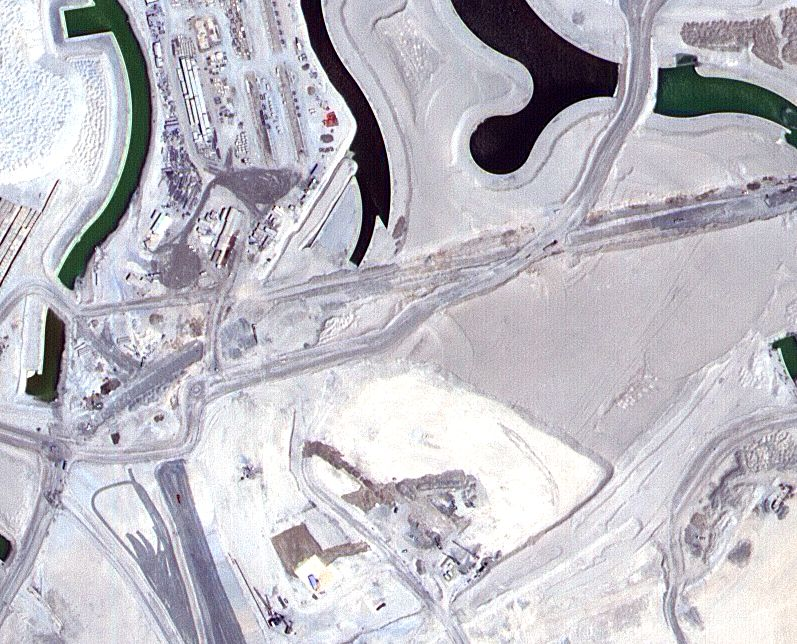
#> input picture data/original/1/images/image_part_001.jpg, 797 x 644 px
$ jupyter execute haralick_segmentation.ipynb
#> lines starting #> are read from the running program, lines starting #| are printed output that depends on the picture; after the words box and inside, x2 and y2 are one past the last pixel; in counts of white or black regions, pixels touching at a corner belong together
#| (644, 797, 3)
### haralick.py
# ========================================================================
# Author: Rafael Zimmer
# nUsp: 12542612

# About:
# This file contains code for the Assignment 5, which serves as a study for different
# image descriptors and morphology
# ========================================================================
import imageio
import numpy as np
from numba import njit


def rmse(original: np.ndarray, reference: np.ndarray) -> float:
    """Simple implementation of Root Mean Squared Error for two N dimensional numpy arrays."""
    return np.sqrt(((original - reference) ** 2).mean())


# [39 lines left out: functions normalize_image, normalize_array, euclidean, grayscale, not called in this run]


@njit
def binarize(image, threshold_value):
    """Binarizes a grayscale image based on a given threshold value, setting values to 1 or 0 accordingly."""
    binarized = np.where(image > threshold_value, 1, 0)

    return binarized


@njit
def transform(image, kind, kernel=np.ones((3, 3))):
    """Simple image transformation using one of two available filter functions: Erosion and Dilation.

    Args:
        image:
        kind: Can be either 'erosion', in which case the :func:np.max function is called,
        or 'dilation', when :func:np.min is used instead.
        kernel: n x n kernel with shape < :attr:image.shape, to be used when applying convolution to original image

    Returns:

    """
    if kind == "erosion":
        constant = 1
        apply = np.max
    else:
        constant = 0
        apply = np.min

    center_x, center_y = (x // 2 for x in kernel.shape)

    # Use padded image when applying convolotion to not go out of bounds of the original the image
    transformed = np.zeros(image.shape, dtype=np.uint8)
    padded = np.pad(image, 1, 'constant', constant_values=constant)

    for x in range(center_x, padded.shape[0] - center_x):
        for y in range(center_y, padded.shape[1] - center_y):

            center = padded[x - center_x: x + center_x + 1, y - center_y: y + center_y + 1]
            # Apply transformation method to the centered section of the image
            transformed[x - center_x, y - center_y] = apply(center[kernel == 1])

    return transformed


@njit
def opening_filter(image, kernel=np.ones((3, 3))):
    """Opening filter, defined as the sequence of erosion and then a dilation filter on the same image."""
    return transform(
        transform(image, 'dilation', kernel),
        'erosion', kernel
    )


# [7 lines left out: function closing_filter, not called in this run]


@njit
def binary_mask(image_gray, image_map):
    """Apply binary mask, or thresholding based on bit mask value (mapping mask is 1 or 0)."""
    true_mask, false_mask = np.array(image_gray, copy=True), np.array(image_gray, copy=True)
    true_mask[image_map == 1] = 1
    false_mask[image_map == 0] = 0

    return true_mask, false_mask


@njit
def matrix_concurrency(image, coordinate):
    """Calculate sample co-occurrence matrix based on input image as well as selected coordinates on image.
    Implementation is made using basic iteration, as function to be performed (np.max) is non-linear and therefore
    not usable on the Fourier Transform domain."""
    matrix = np.zeros([np.max(image) + 1, np.max(image) + 1])

    offset_x, offset_y = coordinate[0], coordinate[1]

    for x in range(1, image.shape[0] - 1):
        for y in range(1, image.shape[1] - 1):

            base_pixel = image[x, y]
            offset_pixel = image[x + offset_x, y + offset_y]

            matrix[base_pixel, offset_pixel] += 1

    return matrix / np.sum(matrix)


@njit
def haralick_descriptors(matrix):
    """Calculates all 8 Haralick descriptors based on co-occurence input matrix.
    All descriptors are as follows:
    Maximum probability, Inverse Difference, Homogeneity, Entropy, Energy, Dissimilarity, Contrast and Correlation

    Args:
        matrix: Co-occurence matrix to use as base for calculating descriptors.

    Returns:
        Reverse ordered list of resulting descriptors
    """
    # Function np.indices could be used for bigger input types, but np.ogrid works just fine
    i, j = np.ogrid[0:matrix.shape[0], 0:matrix.shape[1]]  # np.indices()

    # Pre-calculate frequent multiplication and subtraction
    prod = np.multiply(i, j)
    sub = np.subtract(i, j)

    # Calculate numerical value of Maximum Probability
    maximum_prob = np.max(matrix)
    # Using the definition for each descriptor individually to calculate its matrix
    correlation = prod * matrix
    energy = np.power(matrix, 2)
    contrast = matrix * np.power(sub, 2)

    dissimilarity = matrix * np.abs(sub)
    inverse_difference = matrix / (1 + np.abs(sub))
    homogeneity = matrix / (1 + np.power(sub, 2))
    entropy = -(matrix[matrix > 0] * np.log(matrix[matrix > 0]))

    # Sum values for descriptors ranging from the first one to the last, as all are their respective origin matrix
    # and not the resulting value yet.
    descriptors = [maximum_prob, correlation.sum(), energy.sum(), contrast.sum(),
                   dissimilarity.sum(),  inverse_difference.sum(), homogeneity.sum(), entropy.sum()]
    return descriptors


@njit
def get_descriptors(masks, coordinate):
    """Calculate all Haralick descriptors for a sequence of different co-occurrence matrices, given input
    masks and coordinates."""

    descriptors = list()
    for mask in masks:
        descriptors.append(haralick_descriptors(
            matrix_concurrency(mask, coordinate))
        )
    # Concatenate each individual descriptor into one single list containing sequence of descriptors
    return np.concatenate(descriptors, axis=None)


# [65 lines left out: functions euclidean, get_distances, main, not called in this run]


# [2 lines that do not run on import are left out]

### haralick_segmentation.ipynb
[cell 1]
import numpy as np
import imageio
import pandas as pd

[cell 2]
from haralick import get_descriptors, opening_filter, closing_filter, binarize, binary_mask

[cell 3]
def euclidean(point_1: np.ndarray, point_2: np.ndarray):
    """Simple method for calculating the euclidean distance between two points, with type np.ndarray."""
    return np.sqrt(np.sum(np.square(point_1 - point_2)))


def grayscale(image: np.ndarray) -> np.ndarray:
    """Uses luminance weights to transform RGB channel to greyscale, by
    taking the dot product between the channel and the weights."""
    return np.dot(image[:, :, 0:3], [0.299, 0.587, 0.114]).astype(np.uint8)
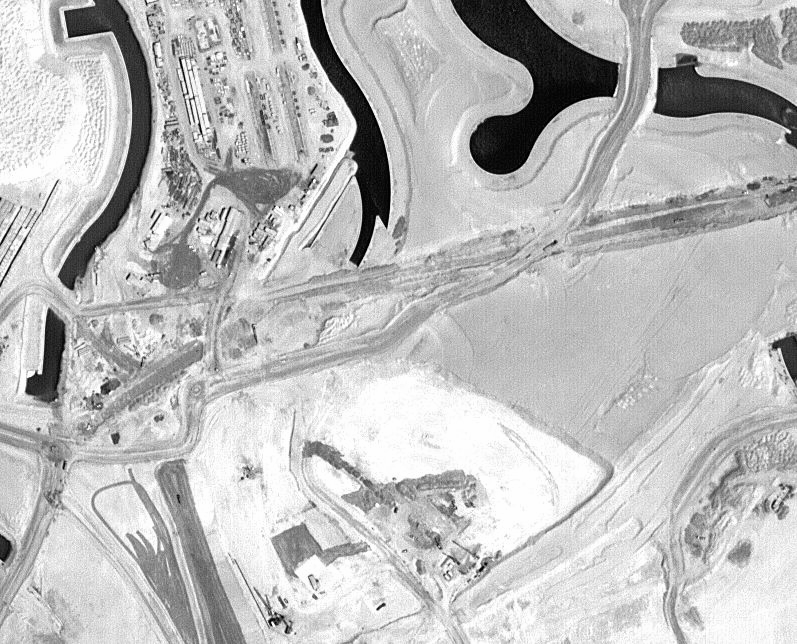
#> returned value: shape (644, 797); min 0, max 254, mean 189

[cell 4]
# [9 lines left out: function convolve, not called in this run]

[cell 5]
def generate_filters(image, mask, total_filters, threshold, is_opening, q_value):
    gray = grayscale(image)
    threshold = binarize(gray, threshold)
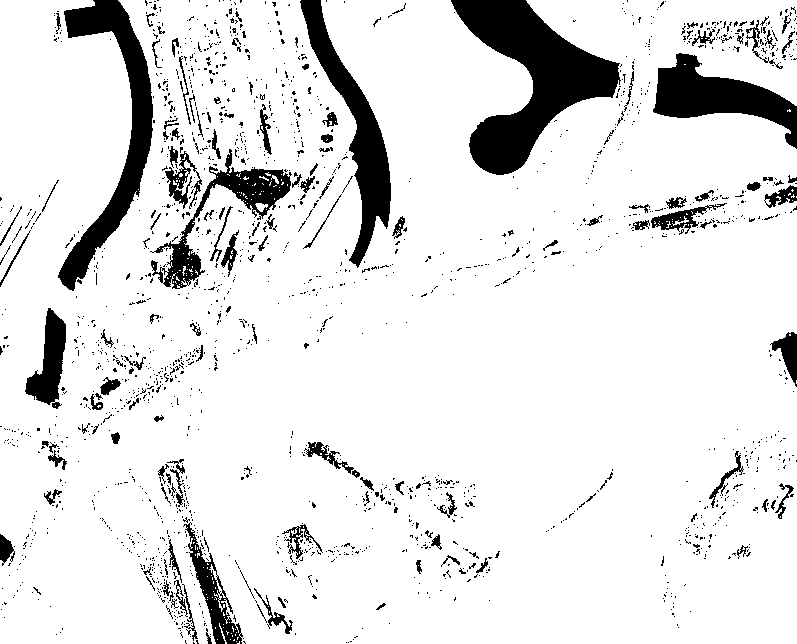
#> threshold: shape (644, 797) int64; values 0 (black) and 1 (white), 88.9% white; 1853 black regions (1707 under 20 px), largest, box (x1, y1, x2, y2) and area: (451, 0, 621, 175) 12554, (58, 0, 153, 291) 7559, (300, 0, 391, 268) 6227

    morphological = opening_filter(threshold) if is_opening else closing_filter(threshold)
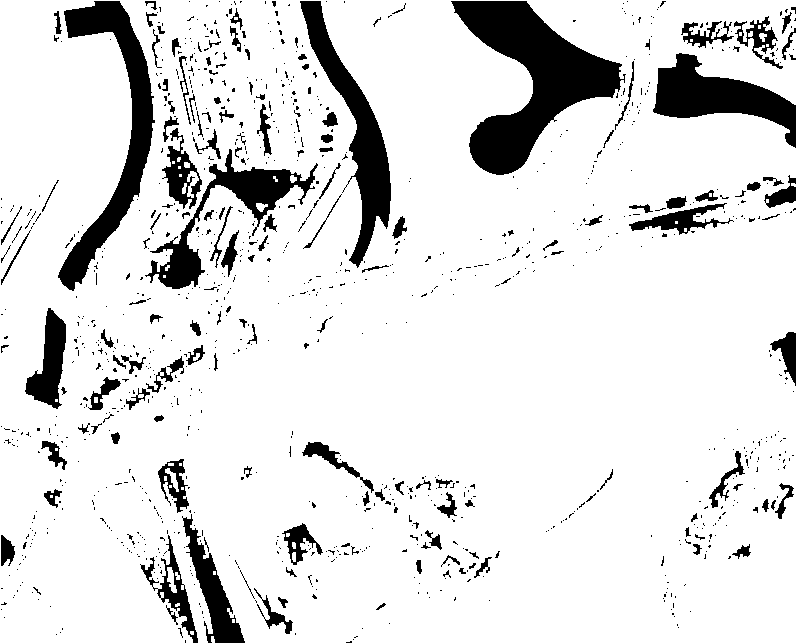
#> morphological: shape (644, 797); values 0 (black) and 1 (white), 87.7% white; 1071 black regions (918 under 20 px), largest, box (x1, y1, x2, y2) and area: (451, 1, 626, 175) 12549, (58, 1, 155, 291) 7603, (300, 1, 391, 268) 6233
    masks = binary_mask(gray, morphological)

    data = {'label': 1, 'descriptors': get_descriptors(masks, q_value)}
#> data = {'label': 1, 'descriptors': [0.862, 693.9, 0.743, 402.5, 4.52, 0.882, 0.873, 1.57, 0.109, 37335, 0.0124, 1049, 15.48, 0.269, 0.206, 8.1]}
    print(data)
#| {'label': 1, 'descriptors': array([8.62125042e-01, 6.93875719e+02, 7.43270961e-01, 4.02548449e+02,
#|        4.52250044e+00, 8.81862331e-01, 8.73121763e-01, 1.57433219e+00,
#|        1.09198848e-01, 3.73349612e+04, 1.23829323e-02, 1.04900425e+03,
#|        1.54761183e+01, 2.68631564e-01, 2.05605446e-01, 8.09577157e+00])}

[cell 6]
def test_convolve():
    # convolve(gray, kernel=kernel)
    image = imageio.imread("data/original/1/images/image_part_001.jpg").astype(np.float32)

    print(image.shape)

    generate_filters(image, [], 1, 128, True, [0, 1])

test_convolve()

$ run again, with data/original/1/images/image_part_003.jpg copied over data/original/1/images/image_part_001.jpg
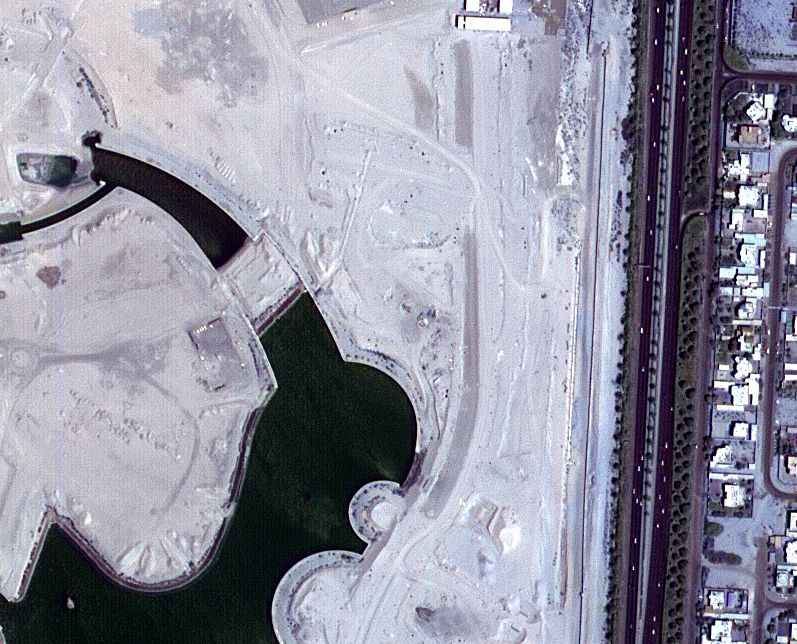
#> input picture data/original/1/images/image_part_003.jpg, 797 x 644 px
#| (644, 797, 3)
#> in generate_filters, `threshold = binarize(gray, threshold)`:
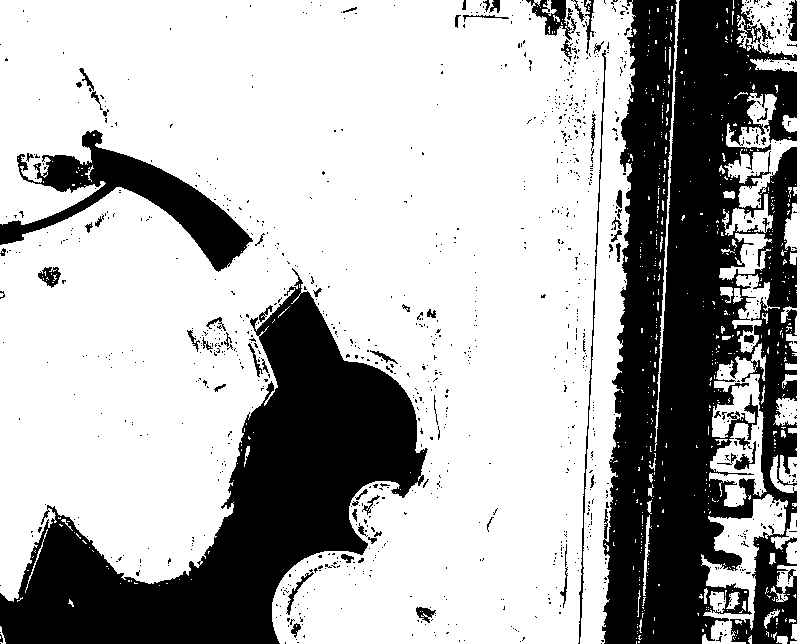
#> threshold: shape (644, 797) int64; values 0 (black) and 1 (white), 68.5% white; 1069 black regions (999 under 20 px), largest, box (x1, y1, x2, y2) and area: (602, 0, 797, 644) 86647, (0, 268, 428, 644) 56365, (0, 130, 253, 272) 9810
#> in generate_filters, `morphological = opening_filter(threshold) if is_opening else closing_f..`:
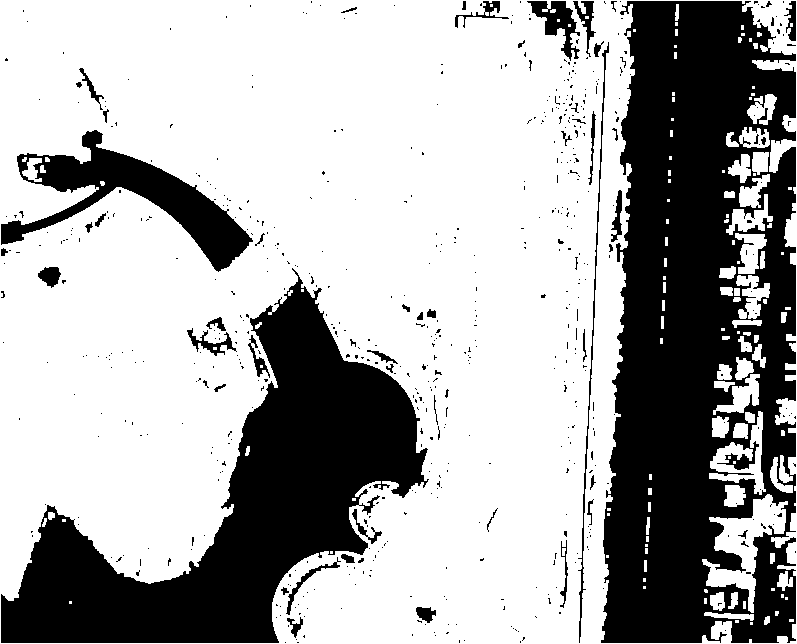
#> morphological: shape (644, 797); values 0 (black) and 1 (white), 67.1% white; 622 black regions (568 under 20 px), largest, box (x1, y1, x2, y2) and area: (601, 1, 796, 643) 92246, (1, 268, 429, 643) 57231, (1, 130, 253, 272) 10101
#> data = {'label': 1, 'descriptors': [0.657, 1207.6, 0.432, 479.6, 7.59, 0.71, 0.686, 3.7, 0.318, 24597.5, 0.101, 860.4, 12.07, 0.426, 0.376, 6.51]}
#| {'label': 1, 'descriptors': array([6.57185682e-01, 1.20761264e+03, 4.31927168e-01, 4.79585370e+02,
#|        7.59206293e+00, 7.09720327e-01, 6.86450517e-01, 3.69957930e+00,
#|        3.17570877e-01, 2.45974770e+04, 1.00973159e-01, 8.60389287e+02,
#|        1.20722781e+01, 4.26320448e-01, 3.75930741e-01, 6.50503238e+00])}

$ run again, with data/original/1/images/image_part_004.jpg copied over data/original/1/images/image_part_001.jpg
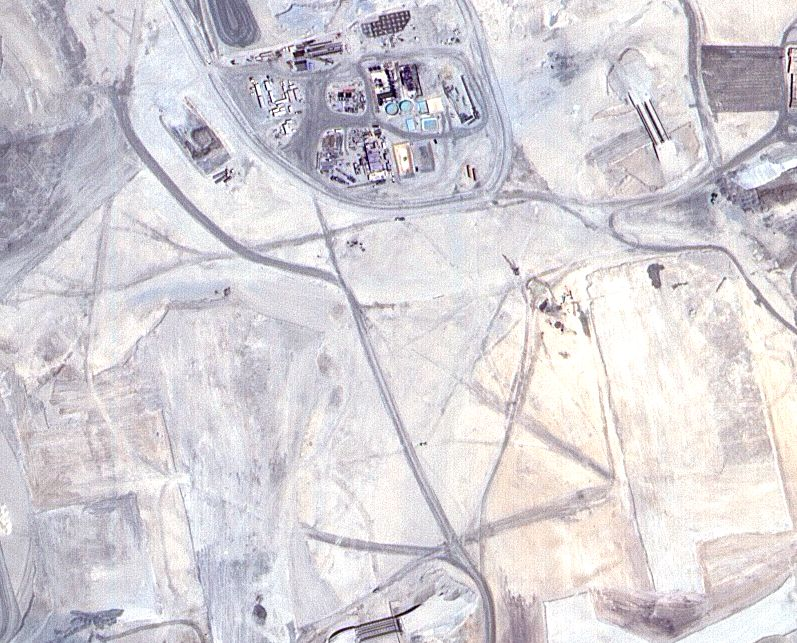
#> input picture data/original/1/images/image_part_004.jpg, 797 x 643 px
#| (643, 797, 3)
#> in generate_filters, `threshold = binarize(gray, threshold)`:
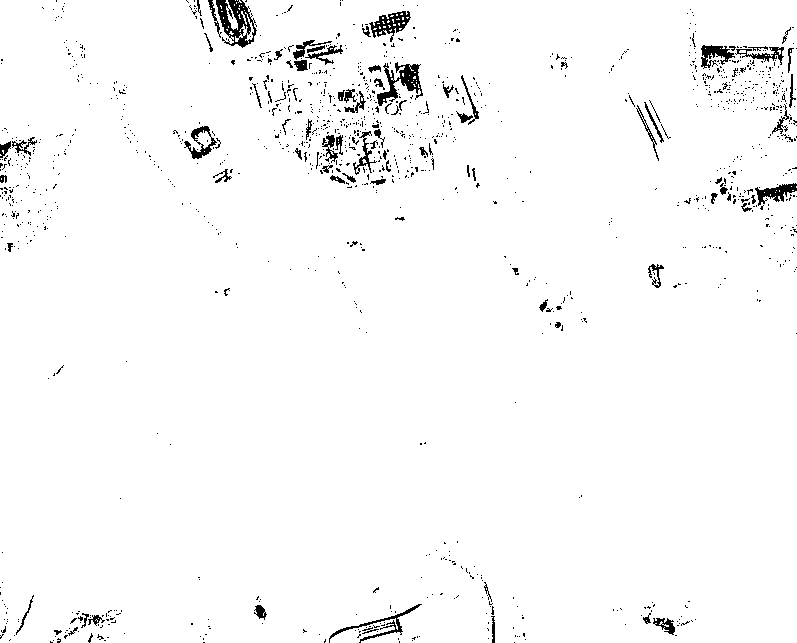
#> threshold: shape (643, 797) int64; values 0 (black) and 1 (white), 97.5% white; black in thin lines or dots
#> in generate_filters, `morphological = opening_filter(threshold) if is_opening else closing_f..`:
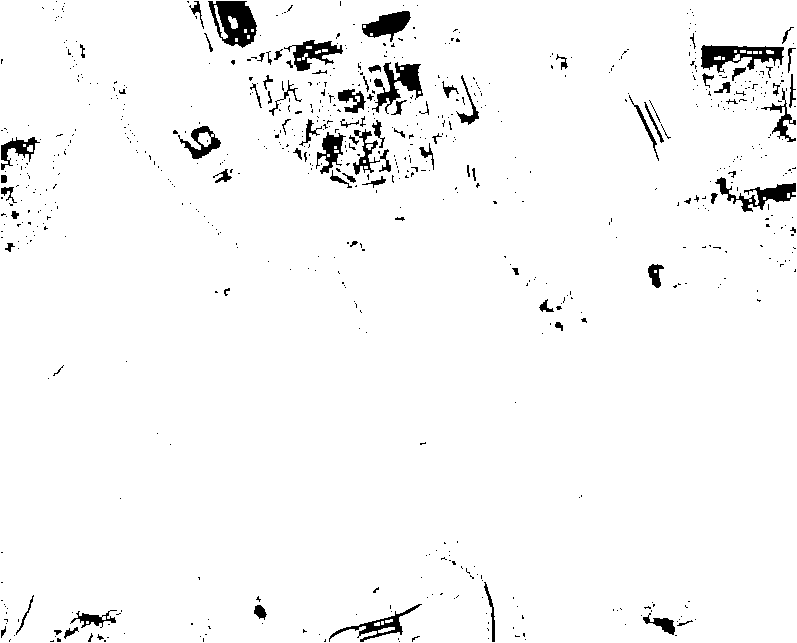
#> morphological: shape (643, 797); values 0 (black) and 1 (white), 96.8% white; 720 black regions (632 under 20 px), largest, box (x1, y1, x2, y2) and area: (208, 1, 257, 48) 1390, (701, 45, 784, 73) 1180, (372, 62, 423, 114) 1046
#> data = {'label': 1, 'descriptors': [0.961, 325.6, 0.923, 223.6, 2.2, 0.964, 0.962, 0.477, 0.0248, 44851.3, 0.00095, 615.6, 13.38, 0.2, 0.127, 8.48]}
#| {'label': 1, 'descriptors': array([9.60539252e-01, 3.25586266e+02, 9.22638609e-01, 2.23576283e+02,
#|        2.19824763e+00, 9.63738407e-01, 9.62025111e-01, 4.76839833e-01,
#|        2.47726135e-02, 4.48513310e+04, 9.49859940e-04, 6.15602818e+02,
#|        1.33770190e+01, 2.00444272e-01, 1.27349542e-01, 8.48353725e+00])}
